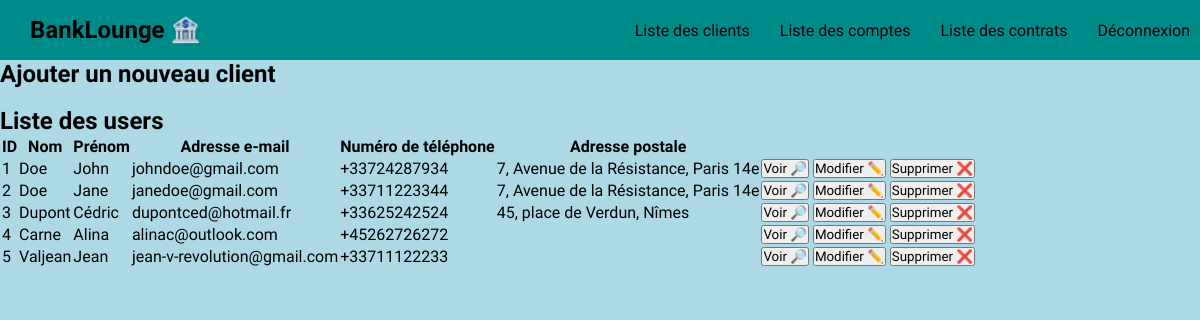
Page /?action=user-list (signed in) on the committed database.
### tables this page shows
CREATE TABLE `users` (
  `user_id` int(11) NOT NULL AUTO_INCREMENT,
  `user_firstName` varchar(50) NOT NULL,
  `user_lastName` varchar(50) NOT NULL,
  `user_email` varchar(100) NOT NULL,
  `user_phoneNumber` varchar(20) NOT NULL,
  `user_address` varchar(200) DEFAULT NULL,
  PRIMARY KEY (`user_id`),
  UNIQUE KEY `user_email` (`user_email`)
);

### controllers/UserController.php (called while the page is built, shortened)
<?php
require_once __DIR__ . '/../models/repositories/UserRepository.php';
require_once __DIR__ . '/../models/User.php';
class UserController {
    private UserRepository $userRepo;
    public function __construct() {
        $this->userRepo = new UserRepository();
    }
    public function home() {
        $users = $this->userRepo->getUsers();
        require_once __DIR__ . '/../views/user/list.php';
    }
}

### models/repositories/UserRepository.php (called while the page is built, shortened)
<?php
require_once __DIR__ . '/../User.php';
require_once __DIR__ . '/../../lib/database.php';
class UserRepository {
    public DatabaseConnection $connection;
    public function __construct() {
        $this->connection = new DatabaseConnection();
    }
    public function getUsers(): array {
        $statement = $this->connection->getConnection()->query('SELECT * FROM users');
        $result = $statement->fetchAll();
        $users = [];
        foreach($result as $row) {
            $user = new User($row['user_firstName'], $row['user_lastName'], $row['user_email'], $row['user_phoneNumber'], $row['user_address']);
            $user->setId($row['user_id']);
            $users[] = $user;
        }
        return $users;
    }
}

### lib/database.php (called while the page is built)
<?php
class DatabaseConnection {
    public ?\PDO $db = null;
    public function getConnection(): PDO {
        if ($this->db == null) {
            $host = 'localhost';
            $dbname = 'mvc-banks';
            $username = 'root';
            $password = '';
            $charset = 'utf8mb4';
            $dsn = "mysql:host=$host;dbname=$dbname;charset=$charset";
            $options = [
                PDO::ATTR_ERRMODE => PDO::ERRMODE_EXCEPTION,
                PDO::ATTR_DEFAULT_FETCH_MODE => PDO::FETCH_ASSOC
            ];
            try {
                $this->db = new PDO($dsn, $username, $password, $options);
            } catch (PDOException $e) {
                die('Erreur de connexion à la base de données : ' . $e->getMessage());
            }
        }
        return $this->db;
    }
}

### models/User.php (called while the page is built, shortened)
<?php
require_once __DIR__ . '/../lib/database.php';
class User {
    private ?int $id;
    private string $firstName;
    private string $lastName;
    private string $email;
    private string $phoneNumber;
    private string $address;
    public function __construct(string $fName, string $lName, string $email, string $phoneN, ?string $address) {
        $this->id = null;
    }
    public function getId(): int {
        return $this->id;
    }
    public function getFirstName(): string {
        return $this->firstName;
    }
    public function getLastName(): string {
        return $this->lastName;
    }
    public function getEmail(): string {
        return $this->email;
    }
    public function getPhoneNumber(): string {
        return $this->phoneNumber;
    }
    public function getAddress(): ?string {
        return $this->address;
    }
    public function setId(int $id): void {
        $this->id = $id;
    }
    public function setFirstName(string $fName): void {
        $this->firstName = htmlspecialchars($fName);
    }
    public function setLastName(string $lName): void {
        $this->lastName = htmlspecialchars($lName);
    }
    public function setEmail(string $email): void {
        $this->email = htmlspecialchars($email);
    }
    public function setPhoneNumber(string $phoneN): void {
        $this->phoneNumber = htmlspecialchars($phoneN);
    }
    public function setAddress(?string $address): void {
        $this->address = htmlspecialchars($address);
    }
}

### views/user/list.php (the view, shortened to what this page needs)
<?php require_once __DIR__ . '/../templates/header.php'; ?>
            <section>
                <h1><a href="?action=user-create">Ajouter un nouveau client</a></h1> <br>
                <h1>Liste des users</h1>
                <table>
                    <thead>
                        <tr>
                            <th>ID</th>
                            <th>Nom</th>
                            <th>Prénom</th>
                            <th>Adresse e-mail</th>
                            <th>Numéro de téléphone</th>
                            <th>Adresse postale</th>
                        </tr>
                    </thead>
                    <tbody>
                        <?php foreach($users as $user): ?>
                        <tr>
                            <td><?= $user->getId(); ?></td>
                            <td><?= $user->getFirstName(); ?></td>
                            <td><?= $user->getLastName(); ?></td>
                            <td><?= $user->getEmail(); ?></td>
                            <td><?= $user->getPhoneNumber(); ?></td>
                            <td><?= $user->getAddress(); ?></td>
                            <td class="list-options">
                                <button id="view"><a href="?action=user-view&id=<?= $user->getId() ?>">Voir 🔎</a></button>
                                <button id="edit"><a href="?action=user-edit&id=<?= $user->getId() ?>">Modifier ✏️</a></button>
                                <button id="delete"><a onclick="return confirm('Voulez-vous supprimer ce client?');" href="?action=user-delete&id=<?= $user->getId() ?>">Supprimer ❌</a></button>
                            </td>
                        </tr>
                        <?php endforeach; ?>
                    </tbody>
                </table>
            </section>

### styles/style.css (style rules this page uses)
* { margin: 0; padding: 0; font-family: "Cabin"; box-sizing: border-box; }
a { color: black; text-decoration: none; }
section { height: 100vh; background-color: lightblue; }

### rows in the picture
users: user_id "1", user_firstName "Doe", user_lastName "John", user_email "johndoe@gmail.com", user_phoneNumber "+33724287934", user_address "7, Avenue de la Résistance, Paris 14e"
users: user_id "2", user_firstName "Doe", user_lastName "Jane", user_email "janedoe@gmail.com", user_phoneNumber "+33711223344", user_address "7, Avenue de la Résistance, Paris 14e"
users: user_id "3", user_firstName "Dupont", user_lastName "Cédric", user_email "dupontced@hotmail.fr", user_phoneNumber "+33625242524", user_address "45, place de Verdun, Nîmes"
users: user_id "4", user_firstName "Carne", user_lastName "Alina", user_email "alinac@outlook.com", user_phoneNumber "+45262726272"
users: user_id "5", user_firstName "Valjean", user_lastName "Jean", user_email "jean-v-revolution@gmail.com", user_phoneNumber "+33711122233"
